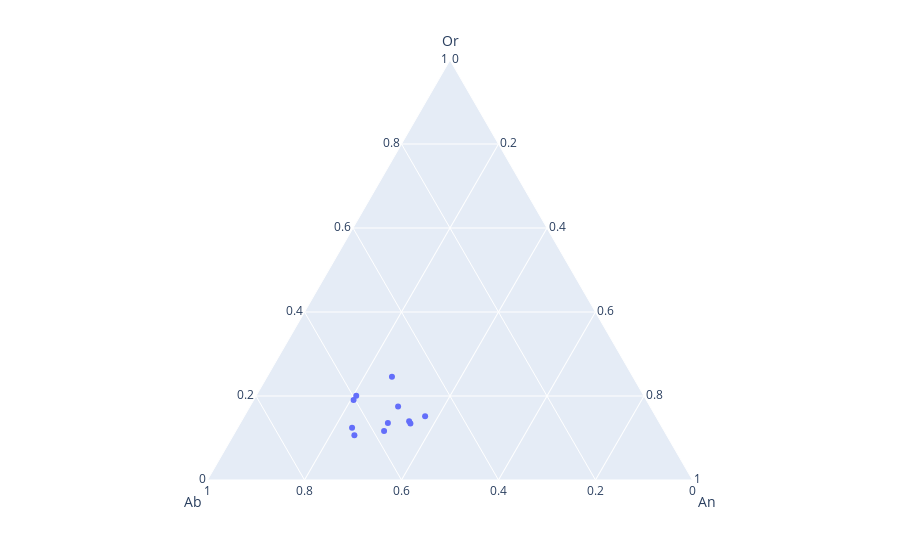

Notebook code for this chart:
### Code cell
Fspar_Class=Han.loc[Han["Fspar_Class"]=="Fspar"]
import plotly.express as px
fig = px.scatter_ternary(Fspar_Class, a="Or", b="Ab", c="An")
fig.show()

### Figure 1 — Plotly figure (JSON) as saved in the notebook; plotly's stock layout.template omitted (floating-point values rounded to 4 significant figures)
{"data": [{"a": [0.1244, 0.1903, 0.1063, 0.1164, 0.2004, 0.152, 0.1749, 0.1345, 0.1399, 0.1355, 0.2459], "b": [0.6397, 0.6036, 0.644, 0.5777, 0.5931, 0.4753, 0.5196, 0.5144, 0.5143, 0.5603, 0.4967], "c": [0.2359, 0.206, 0.2497, 0.3059, 0.2065, 0.3727, 0.3055, 0.3511, 0.3458, 0.3042, 0.2574], "hovertemplate": "Or=%{a}<br>Ab=%{b}<br>An=%{c}<extra></extra>", "legendgroup": "", "marker": {"color": "#636efa", "symbol": "circle"}, "mode": "markers", "name": "", "showlegend": false, "subplot": "ternary", "type": "scatterternary"}], "layout": {"autosize": true, "legend": {"tracegroupgap": 0}, "margin": {"t": 60}, "ternary": {"aaxis": {"title": {"text": "Or"}}, "baxis": {"title": {"text": "Ab"}}, "caxis": {"title": {"text": "An"}}, "domain": {"x": [0, 1], "y": [0, 1]}}}}
